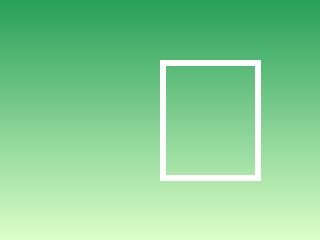
#> input picture web/e2e/fixtures/synthetic-3.jpg, 320 x 240 px, given in place of ., which was not available
$ python -i compose.py   (imports and definitions only)
#> lines starting #> are read from the running program, lines starting #| are printed output that depends on the picture; after the words box and inside, x2 and y2 are one past the last pixel; in counts of white or black regions, pixels touching at a corner belong together
from PIL import Image, ImageDraw, ImageFilter
import sys
def phone(path, w=560):
#> called with path = '.', w = 560
    im = Image.open(path).convert("RGB")
#> im is the input picture: PIL image 320x240 RGB; mean R, G, B 133.8, 208.4, 148.2
    im = im.resize((w, round(im.height * w / im.width)), Image.LANCZOS)
#> im: PIL image 560x420 RGB
    r = 44
    mask = Image.new("L", im.size, 0)
#> mask: PIL image 560x420 L; every value is 0
    ImageDraw.Draw(mask).rounded_rectangle((0, 0, im.width - 1, im.height - 1), r, fill=255)
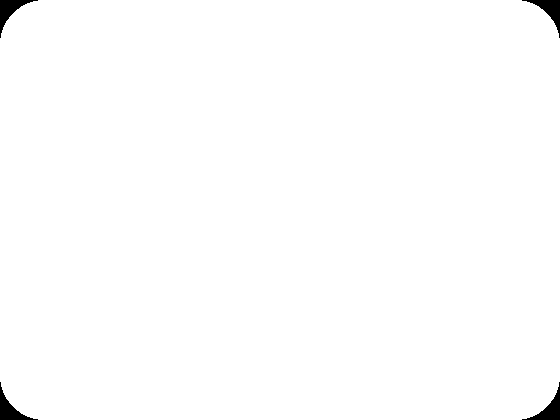
#> mask: PIL image 560x420 L; 99.3% white; 4 black regions, box (x1, y1, x2, y2) and area: (0, 0, 38, 38) 427, (522, 0, 560, 38) 427, (0, 382, 38, 420) 427, (522, 382, 560, 420) 427
    out = Image.new("RGBA", im.size); out.paste(im, (0, 0), mask)
#> after `out = Image.new('RGBA', im.size)`: out: PIL image 560x420 RGBA; every value is 0
    border = Image.new("RGBA", im.size, (0, 0, 0, 0))
    ImageDraw.Draw(border).rounded_rectangle((0, 0, im.width - 1, im.height - 1), r, outline=(128, 128, 128, 110), width=3)
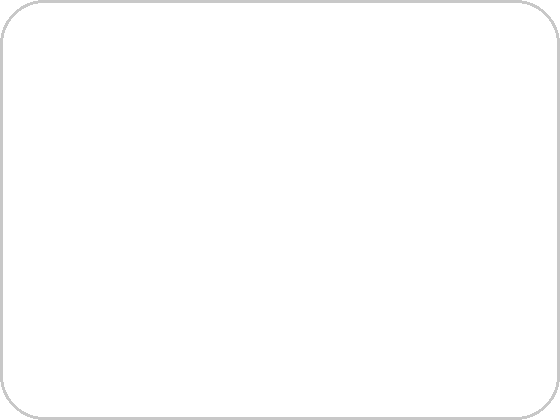
#> border: PIL image 560x420 RGBA; mean R, G, B, A 3.1, 3.1, 3.1, 2.6; transparent parts drawn white
    return Image.alpha_composite(out, border)
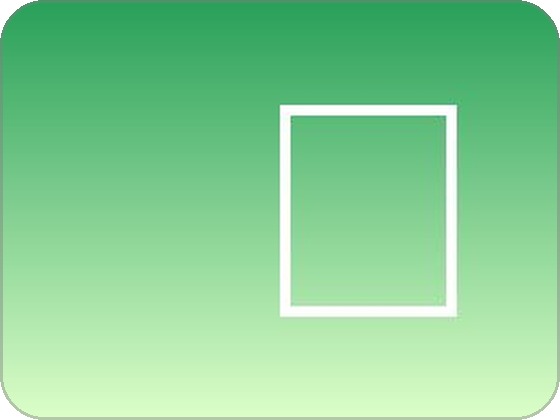
#> returned value: PIL image 560x420 RGBA; mean R, G, B, A 132.9, 206, 147, 253.1; transparent parts drawn white
def sheet(paths, out, gap=48, pad=24):
    ps = [phone(p) for p in paths]
#> call 3 of phone, with path = '/', w = 560
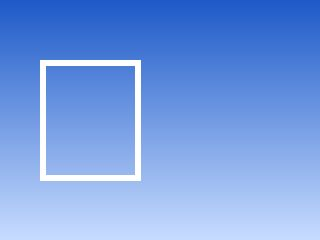
#> input picture web/e2e/fixtures/synthetic-1.jpg, 320 x 240 px, given in place of , which was not available
#> in phone, im is the input picture: PIL image 320x240 RGB; mean R, G, B 118.8, 157.9, 227.7
#> in phone (call 3), `return Image.alpha_composite(out, border)`:
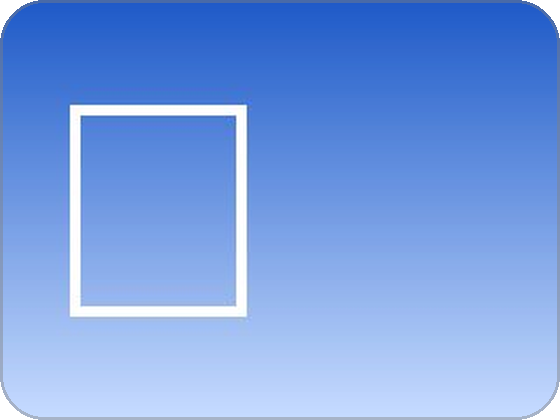
#> returned value: PIL image 560x420 RGBA; mean R, G, B, A 118.1, 156.4, 225, 253.1; transparent parts drawn white
    W = sum(p.width for p in ps) + gap * (len(ps) - 1) + 2 * pad
    H = max(p.height for p in ps) + 2 * pad
    canvas = Image.new("RGBA", (W, H), (0, 0, 0, 0))
    x = pad
    for p in ps:
        sh = Image.new("RGBA", (W, H), (0, 0, 0, 0))
        ImageDraw.Draw(sh).rounded_rectangle((x + 4, pad + 10, x + p.width + 4, pad + p.height + 10), 44, fill=(0, 0, 0, 70))
        canvas = Image.alpha_composite(canvas, sh.filter(ImageFilter.GaussianBlur(10)))
        canvas.alpha_composite(p, (x, pad)); x += p.width + gap
    canvas.save(out)
# [1 line not run here, left out]

#> (the run stopped early here; a loop or call above may not have finished)
